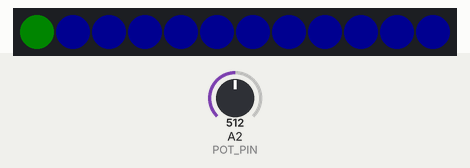
This sketch was run on a simulated Arduino Uno, built with avr-gcc and run on an emulated ATmega328P. On the bench: 12 RGB LEDs in strip order, left to right. Inputs (shaded band) come from the test bench; at power-on: A2 (POT_PIN) = 512. Dim RGB values are drawn brighter than linear.

Above: at 2.8 s.
2.9 s: A2 (POT_PIN) set to 1023
At 3.6 s:
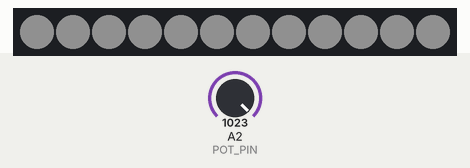
5.9 s: A2 (POT_PIN) set to 1001
At 7.8 s:
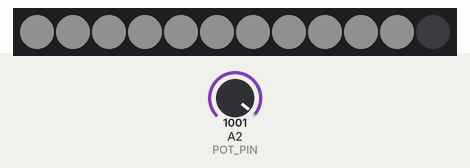
8.9 s: A2 (POT_PIN) set to 511
At 20.0 s:
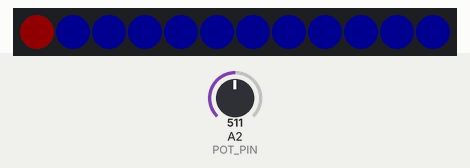
Timing chart, 0 to 20.6 s (numbered marks = the images above; inputs shaded):
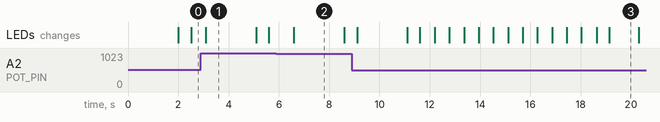

The sketch:

sigh.ino
```cpp
#include <FastLED.h>

#define NUM_LEDS 12
#define DATA_PIN 0

#define POT_PIN A2
#define POT_DEBOUNCE 5
#define POT_MAX 1023
#define NUM_BUCKETS 10

#define BUTTON_PIN 13

#define MINIMUM_TIME 2

// Define the array of leds
CRGB leds[NUM_LEDS];
int inTime = MINIMUM_TIME;
int potValue;
float potBuckets = POT_MAX / NUM_BUCKETS;

bool pI() {
  bool repeat = true;
  bool newValueSet = false;
  while (repeat) {
    int newPotValue = analogRead(POT_PIN);
    int potDiff = abs(potValue - newPotValue);
    if (int(potValue / potBuckets) + MINIMUM_TIME != int(newPotValue / potBuckets) + MINIMUM_TIME) {
      repeat = true;
      newValueSet = true;
      potValue = newPotValue;
      inTime = int(potValue / potBuckets) + MINIMUM_TIME;
      FastLED.clear();
      for(int i=0; i<inTime; i++) {
        leds[i] = CRGB::White;
      }
      FastLED.show();
      delay(2000);
      FastLED.clear();
    } else {
      repeat = false;
    }
  }
  return newValueSet;
}

void setup() {
  FastLED.addLeds<WS2812, DATA_PIN, GRB>(leds, NUM_LEDS);
  FastLED.setBrightness(16);
}

void loop() {
  FastLED.clear();
  if (pI()) return;
  double lightUnit = inTime * 1000 / 12;
  // Set lights blue
  for(int i=0; i<NUM_LEDS; i++) {
    leds[i] = CRGB::Blue;
    if (pI()) return;
  }
  FastLED.show();
  delay(500);

  // Breathe in
  for(int i=0; i<NUM_LEDS; i++) {
    leds[i] = CRGB::Green;
    FastLED.show();
    if (pI()) return;
    delay(lightUnit);
  }

  // Second breath
  for(int i=0; i<NUM_LEDS; i++) {
    leds[i] = CRGB::Blue;
    FastLED.show();
    if (pI()) return;
  }
  delay(500);

  // Breathe out
  for(int i=0; i<NUM_LEDS; i++) {
    leds[i] = CRGB::Red;
    FastLED.show();
    if (pI()) return;
    delay(lightUnit * 2);
  }
  delay(500);
}
```

Measured:
- the behaviour switches between 1020 and 1019 on A2 (POT_PIN) (found by bisection; images 1 and 2)
- after the input at 2.9 s, the LEDs: change after 0.19 s (image 1)
- after the input at 5.9 s, the LEDs: change after 0.70 s (image 2)
- after the input at 8.9 s, the LEDs: first change after 0.21 s (image 3 shows a later state)
- what the display in image 1 shows lasts 2.0 s, from 3.1 s to 5.1 s
